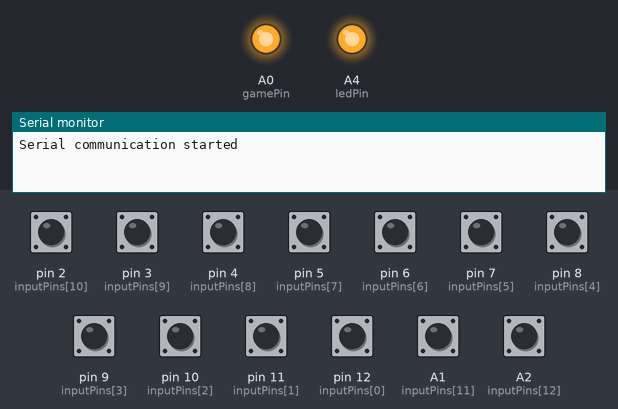
Recording of a program running on a simulated Arduino Nano, built with avr-gcc and run on an emulated ATmega328P. Shown: output pins drawn as LEDs (lit = HIGH), the last lines printed to the serial monitor. Dashed ring = blinking. The inputs (shaded band) are chosen by the test bench; at power-on: A1 (inputPins[11]), A2 (inputPins[12]), pin 2 (inputPins[10]), pin 3 (inputPins[9]), pin 4 (inputPins[8]), pin 5 (inputPins[7]), pin 6 (inputPins[6]), pin 7 (inputPins[5]), pin 8 (inputPins[4]), pin 9 (inputPins[3]), pin 10 (inputPins[2]), pin 11 (inputPins[1]), pin 12 (inputPins[0]) HIGH.

Above: at 1.2 s.
1.3 s: pin 2 (inputPins[10]) pulled LOW for 0.15 s
At 1.37 s:
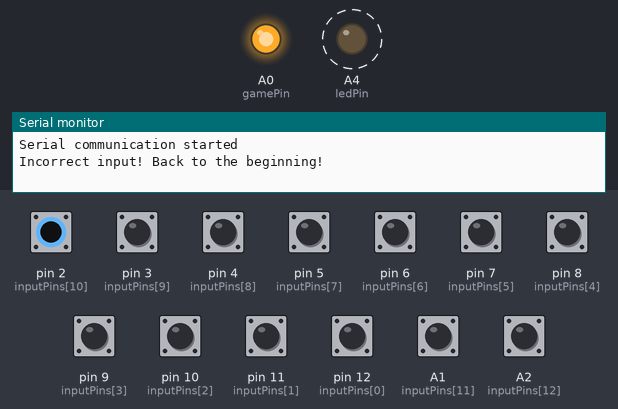
3.2 s: pin 4 (inputPins[8]) pulled LOW for 0.15 s
Timing chart, 0 to 6.2 s (numbered marks = the images above; inputs shaded):
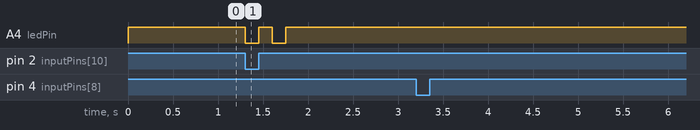

Measured:
- after the input at 1.3 s, A4 (ledPin): alternates HIGH for 0.15 s and LOW for 0.15 s, 4 changes in all, then stays HIGH, starting at once

The program:

main.cpp
```cpp
#include <Arduino.h>

#define DEBUG

// CONSTANTS
// Possible "inputs" that the player can press
const int numInputs = 13;
// What pins connected (make the other wire a common ground)
int inputPins[numInputs] = {12, 11, 10, 9, 8, 7, 6, 5, 4, 3, 2, A1, A2};
// Define the number of steps in the sequence that the player must follow
const int stepsRequired = 8;

int resultE = (10) || (12);
int resultR = (0) || (9);
int resultR_1 = 0;
int resultR_2 = 9;
int resultE_1 = 10;
int resultE_2 = 12;
int steps[stepsRequired] = {8, resultE, resultR, 11, resultR, 5, resultE, 3};

// This pin will be driven LOW to give a complete puls when puzzle is solved
const byte gamePin = A0;
const byte ledPin = A4;

// GLOBALS
// Assume the default state of each switch is HIGH.
bool lastInputState[] = {HIGH, HIGH, HIGH, HIGH, HIGH, HIGH, HIGH, HIGH, HIGH, HIGH, HIGH, HIGH, HIGH};

// What step of the sequence is the player currently on?
int currentStep = 0;

unsigned long lastDebounceTime = 0;
unsigned long debounceDelay = 50;

void setup()
{
  for (int i = 0; i < numInputs; i++)
  {
    pinMode(inputPins[i], INPUT_PULLUP);
  }

  // Set the lock pin as output and secure the lock
  pinMode(gamePin, OUTPUT);
  digitalWrite(gamePin, HIGH);
  // Set Lights on
  pinMode(ledPin, OUTPUT);
  digitalWrite(ledPin, HIGH);

#ifdef DEBUG
  Serial.begin(9600);
  Serial.println(F("Serial communication started"));
#endif
}

void onSolve()
{

#ifdef DEBUG
  Serial.println(F("Puzzle Solved!"));
#endif

  // Release the lock
  digitalWrite(gamePin, LOW);
  digitalWrite(ledPin, LOW);
}

void loop()
{
  // Check that we've waited at least "debounceDelay" since last input
  if ((millis() - lastDebounceTime) > debounceDelay)
  {
    // Loop through all the inputs
    for (int i = 0; i < numInputs; i++)
    {
      int currentInputState = digitalRead(inputPins[i]);

      // If the input has changed, reset the debounce timer
      if (currentInputState != lastInputState[i])
      {
        lastDebounceTime = millis();
      }

      // If the input is currently being pressed (and wasn't before)
      if (currentInputState == LOW && lastInputState[i] == HIGH)
      {

        // Was this the correct input for this step of the sequence?
        if (steps[currentStep] == i)
        {
          currentStep++;

#ifdef DEBUG
          Serial.print(F("Correct input! Onto step #"));
          Serial.println(currentStep);
#endif
        }
        // Added or selection
        else if (steps[currentStep] == (0 || 9))
        {
          currentStep++;
        }

        else if (steps[currentStep] == (10 || 12))
        {
          currentStep++;
        }

        // Incorrect input!
        else
        {
          currentStep = 0;
          Serial.println(F("Incorrect input! Back to the beginning!"));
          digitalWrite(ledPin, LOW);
          delay(150);
          digitalWrite(ledPin, HIGH);
          delay(150);
          digitalWrite(ledPin, LOW);
          delay(150);
          digitalWrite(ledPin, HIGH);
        }
      }

      // Update the stored value for this input
      lastInputState[i] = currentInputState;
    }
  }

  // Check whether the puzzle has been solved
  if (currentStep == stepsRequired)
  {
    onSolve();
  }
  else
  {
    digitalWrite(ledPin, HIGH);
  }
}
```
